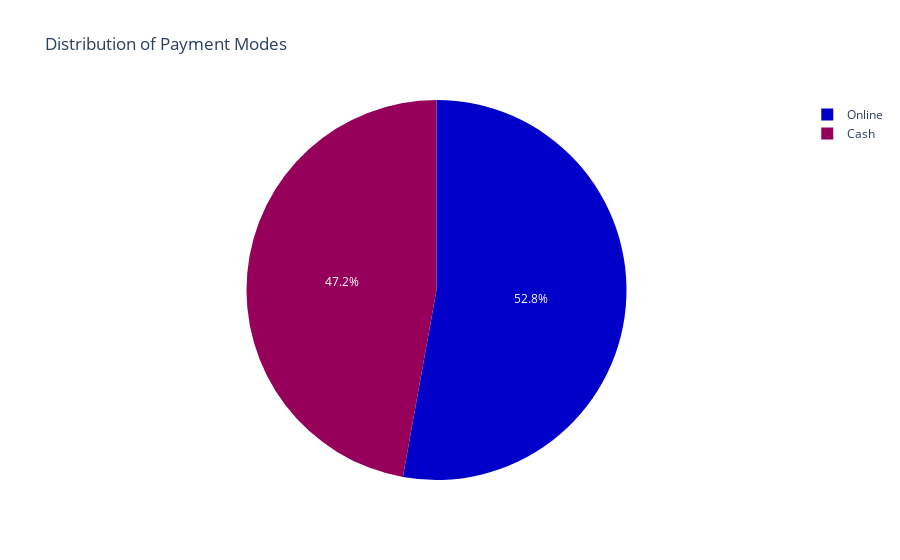

Notebook source saved alongside this figure:
### Code cell
query4 = ("SELECT `Payment Mode`, COUNT(*) FROM PERSONAL_EXPENSES GROUP BY `Payment Mode`")

my_cursor.execute(query4)

result = my_cursor.fetchall()

for x in result:
    
    print(x)
    
df_piechart = pd.DataFrame(result, columns=['Payment Mode', 'Count'])
    
fig = px.pie(df_piechart, values='Count', names='Payment Mode', 
             title='Distribution of Payment Modes',
             color='Payment Mode',
             color_discrete_sequence=px.colors.sequential.Rainbow
)
fig.show()

### Figure 1 — Plotly figure (JSON) as saved in the notebook; plotly's stock layout.template omitted (floating-point values rounded to 4 significant figures)
{"data": [{"customdata": [["Cash"], ["Online"]], "domain": {"x": [0, 1], "y": [0, 1]}, "hovertemplate": "Payment Mode=%{customdata[0]}<br>Count=%{value}<extra></extra>", "labels": ["Cash", "Online"], "legendgroup": "", "marker": {"colors": ["rgb(150,0,90)", "rgb(0,0,200)"]}, "name": "", "showlegend": true, "type": "pie", "values": [1132, 1268]}], "layout": {"legend": {"tracegroupgap": 0}, "piecolorway": ["rgb(150,0,90)", "rgb(0,0,200)", "rgb(0,25,255)", "rgb(0,152,255)", "rgb(44,255,150)", "rgb(151,255,0)", "rgb(255,234,0)", "rgb(255,111,0)", "rgb(255,0,0)"], "title": {"text": "Distribution of Payment Modes"}}}
